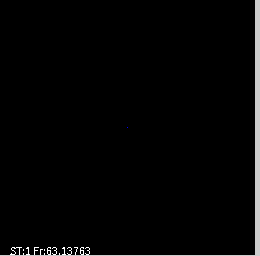
Frame 1 (no input)
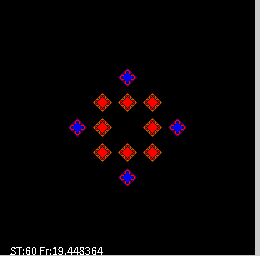
Frame 60 (the mouse pressed at the canvas centre just before this capture)
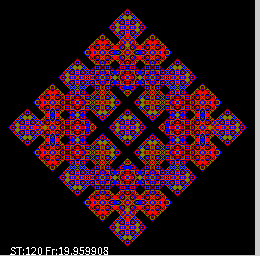
Frame 120 (the mouse held since frame 60 and released just before this capture)

The Processing sketch that drew these frames (run headless with seeded random() and noise(); from frame 60 on, the mouse is pressed at the canvas centre):

// Processing sketch: automat_wzrost2Dv2
// ── automat_wzrost2Dv2.pde
//Jednowymiarowy, DETERMINISTYCZNY automat komórkowy - reguła "ZSUMUJ Z SĄSIADAMI I WEŹ MODULO". Kroki MC
//Zasiewanie tablicy na początku z zadaną gęstością lub pojedynczą komórką
//////////////////////////////////////////////////////////////////////////////////////////////////////////////////
int WorldSize=255;//Ile chcemy elementów w linii?
int[][] WorldOld=new int[WorldSize][WorldSize];//Tworzenie tablic - w Processingu zawsze za pomocą alokacji
int[][] WorldNew=new int[WorldSize][WorldSize];
float IDens=0.0;//Początkowa gęstość w tablicy
int Div=5; //Jaki dzielnik w regule automatu

void setup()
{
  size(260,256);    //Okno kwadratowe
  noSmooth();
  frameRate(20);
   
  if(IDens>0)
  {
   for(int i=0;i<WorldOld.length;i++) //Zasiewanie tablicy. Odpytujemy tablice 2D ile ma wierszy
    for(int j=0;j<WorldOld[i].length;j++) //A każdy wiersz pytamy ile ma kolumn
      if(random(1.0)<IDens)
        WorldOld[i][j]=1+(int)(random(Div));//trzeba zmienić typ, bo tablica przechowuje int a nie float
  }
  else
  {
    WorldOld[WorldSize/2][WorldSize/2]=1;//Tylko jeden w środku
  }
}


int t=0;
void draw()
{  
  //Najpierw rysujemy - żeby zobaczyć stan początkowy
  for(int i=0;i<WorldOld.length;i++)//Wizualizacja czyli "rysowanie na ekranie" 
    for(int j=0;j<WorldOld[i].length;j++) 
    {
      switch(WorldOld[i][j]){ //Instrukcja wyboru pozwala nam wybrać dowolny kolor w zależności od liczby w komórce
      case 4:stroke(128,0,0);break;
      case 3:stroke(128,128,0);break;
      case 2:stroke(255,0,0);break;
      case 1:stroke(0,0,255);break;
      case 0:stroke(0,0,0);break;
      default: stroke(0,255,0);//To się pojawiac nie powinno
      break;
      }
      point(i,j);//Komórka to punkt na ekranie
    }

  //Po rysowaniu zmiana stanu automatu
  for(int i=0;i<WorldSize;i++)//Wiemy skądinąd że tablica jest kwadratem WolrdSize x WorldSize 
  {
       //Reguła - "ZSUMUJ Z SĄSIADAMI I WEŹ MODULO Div"
       int right = (i+1) % WorldSize;//Zamiast ignorować brzegi można zrobić liczenie indeksów sąsiadów         
       int left  = (WorldSize+i-1) % WorldSize;// ... z zawijaniem dzięki reszcie z dzielenia
       
       for(int j=0;j<WorldSize;j++) //Skoro kwadrat WolrdSize x WorldSize to po co używać .lenght ? 
       {
         int dw=(j+1) % WorldSize;   
         int up=(WorldSize+j-1) % WorldSize;
         
         int ile = WorldOld[i][j]        //Aktualna komórka
                 +WorldOld[left][j]      //w lewo od niej
                 +WorldOld[right][j]     //w prawo
                 +WorldOld[i][up]        //w górę
                 +WorldOld[i][dw]        //w dół      
                 ;//suma z pięciu komórek brana potem modulo Div
   
         WorldNew[i][j]=ile % Div;//Nowy stan zapisujemy na drugą tablicę
       }
   }
   
   //Zamiana tablic - łatwa bo nie trzeba kopiować tablic, wystarczy "uchwyty" do nich
   int[][] WorldTmp=WorldOld;
   WorldOld=WorldNew;
   WorldNew=WorldTmp;
   
   t++;//Kolejne pokolenie/krok/rok
   fill(255);//Kolor napisu
   text("ST:"+t+" Fr:"+frameRate,10,WorldSize);//frameRate podaje realną liczbę klatek na sekundę
}
